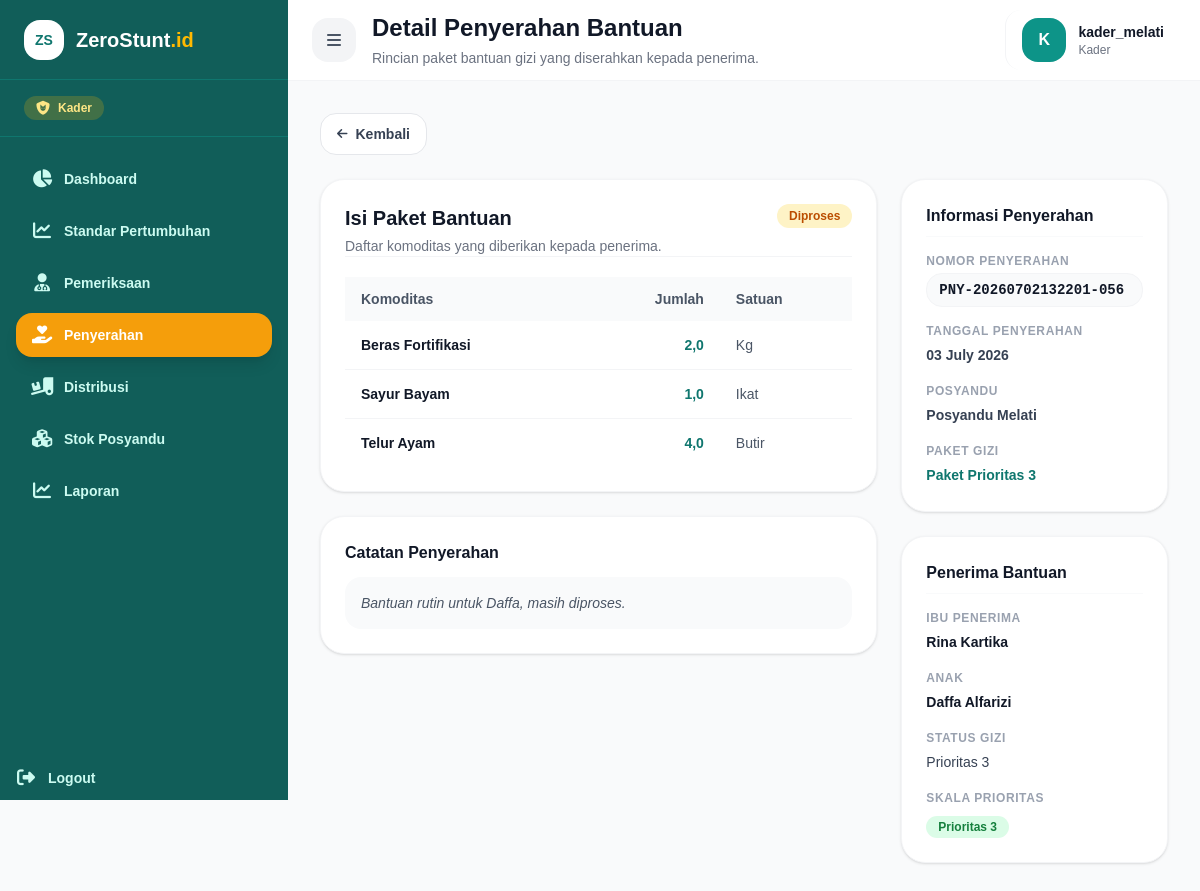
Screenshot of /transaksi/penyerahan/detail?id=2 (signed in) with the database file from the repository.
### tables this page shows
CREATE TABLE `t_penyerahan` (
  `id_penyerahan` int NOT NULL,
  `no_penyerahan` varchar(50) NOT NULL,
  `id_ibu` int NOT NULL,
  `id_anak` int DEFAULT NULL,
  `id_gudang` int NOT NULL,
  `id_paket` int DEFAULT NULL,
  `tanggal_penyerahan` date NOT NULL,
  `status_penyerahan` enum('Diproses','Diserahkan','Dibatalkan') NOT NULL DEFAULT 'Diproses',
  `catatan` text,
  `created_by` int DEFAULT NULL,
  `tgl_created` timestamp NULL DEFAULT CURRENT_TIMESTAMP,
  `tgl_updated` timestamp NULL DEFAULT CURRENT_TIMESTAMP ON UPDATE CURRENT_TIMESTAMP,
  `deleted_at` datetime DEFAULT NULL
);

CREATE TABLE `t_penyerahan_detail` (
  `id_penyerahan_detail` int NOT NULL,
  `id_penyerahan` int NOT NULL,
  `id_komoditas` int NOT NULL,
  `jumlah` decimal(12,2) NOT NULL DEFAULT '0.00',
  `tgl_created` timestamp NULL DEFAULT CURRENT_TIMESTAMP
);

CREATE TABLE `komoditas_pangan` (
  `id_komoditas` int NOT NULL,
  `nama_komoditas` varchar(100) NOT NULL,
  `kategori_gizi` varchar(50) DEFAULT NULL,
  `id_satuan` int NOT NULL,
  `deskripsi` text,
  `tgl_created` timestamp NULL DEFAULT CURRENT_TIMESTAMP,
  `is_deleted` tinyint(1) NOT NULL DEFAULT '0'
);

CREATE TABLE `satuan` (
  `id_satuan` int NOT NULL,
  `nama_satuan` varchar(50) NOT NULL,
  `singkat` varchar(10) NOT NULL,
  `tgl_created` timestamp NULL DEFAULT CURRENT_TIMESTAMP,
  `is_deleted` tinyint(1) NOT NULL DEFAULT '0'
);

CREATE TABLE `gudang` (
  `id_gudang` int NOT NULL,
  `nama_gudang` varchar(100) NOT NULL,
  `lokasi_gudang` text,
  `jenis_gudang` enum('Pusat','Posyandu') NOT NULL,
  `alamat_lengkap` text,
  `nama_pengelola` varchar(100) DEFAULT NULL,
  `tgl_created` timestamp NULL DEFAULT CURRENT_TIMESTAMP,
  `is_deleted` tinyint(1) NOT NULL DEFAULT '0'
);

CREATE TABLE `paket_gizi` (
  `id_paket` int NOT NULL,
  `kode_prioritas` varchar(20) NOT NULL,
  `nama_paket` varchar(100) NOT NULL,
  `deskripsi` text,
  `is_active` tinyint(1) NOT NULL DEFAULT '1',
  `tgl_created` timestamp NULL DEFAULT CURRENT_TIMESTAMP,
  `tgl_updated` timestamp NULL DEFAULT CURRENT_TIMESTAMP ON UPDATE CURRENT_TIMESTAMP
);

CREATE TABLE `ibu` (
  `id_ibu` int NOT NULL,
  `NIK_ibu` char(16) NOT NULL,
  `nama_ibu` varchar(100) NOT NULL,
  `no_telp` varchar(15) DEFAULT NULL,
  `alamat` text,
  `id_gudang` int DEFAULT NULL,
  `is_pregnant` tinyint(1) NOT NULL DEFAULT '0',
  `tgl_created` timestamp NULL DEFAULT CURRENT_TIMESTAMP,
  `deleted_at` timestamp NULL DEFAULT NULL
);

CREATE TABLE `anak` (
  `id_anak` int NOT NULL,
  `id_ibu` int NOT NULL,
  `NIK_anak` char(16) DEFAULT NULL,
  `nama_anak` varchar(100) NOT NULL,
  `tgl_lahir` date NOT NULL,
  `jenis_kelamin` enum('L','P') NOT NULL,
  `st_gizi_skrg` varchar(50) DEFAULT NULL,
  `skala_prioritas` enum('1','2','3') DEFAULT NULL,
  `tgl_created` timestamp NULL DEFAULT CURRENT_TIMESTAMP,
  `deleted_at` timestamp NULL DEFAULT NULL
);

### controllers/TransaksiController.php (called while the page is built, shortened)
<?php
class TransaksiController
{
    public function detailPenyerahan()
    {
        $idPenyerahan = (int) ($_GET['id'] ?? 0);
        $penyerahanModel = new Penyerahan();
        $penyerahan = $penyerahanModel->getDetailById($idPenyerahan);
        require '../views/transaksi/penyerahan/detail.php';
    }
}

### models/Penyerahan.php (called while the page is built, shortened)
<?php
class Penyerahan
{
    protected $db;
    public function __construct()
    {
        global $koneksi;
        $this->db = $koneksi;
    }
    public function getDetailById($idPenyerahan)
    {
        $query = "
        SELECT
            p.id_penyerahan,
            p.no_penyerahan,
            p.id_ibu,
            p.id_anak,
            p.id_gudang,
            p.id_paket,
            p.tanggal_penyerahan,
            p.status_penyerahan,
            p.catatan,
            p.tgl_created,
            i.nama_ibu,
            i.NIK_ibu,
            i.no_telp,
            i.alamat,
            a.nama_anak,
            a.NIK_anak,
            a.tgl_lahir,
            a.jenis_kelamin,
            a.st_gizi_skrg,
            a.skala_prioritas,
            g.nama_gudang AS nama_posyandu,
            pg.nama_paket
        FROM t_penyerahan p
        JOIN ibu i ON p.id_ibu = i.id_ibu
        LEFT JOIN anak a ON p.id_anak = a.id_anak
        LEFT JOIN gudang g ON p.id_gudang = g.id_gudang
        LEFT JOIN paket_gizi pg ON p.id_paket = pg.id_paket
        WHERE p.id_penyerahan = ?
        LIMIT 1
    ";
        $stmt = mysqli_prepare($this->db, $query);
        mysqli_stmt_bind_param($stmt, 'i', $idPenyerahan);
        mysqli_stmt_execute($stmt);
        $result = mysqli_stmt_get_result($stmt);
        $penyerahan = mysqli_fetch_assoc($result);
        $detailQuery = "
        SELECT
            pd.id_penyerahan_detail,
            pd.id_komoditas,
            pd.jumlah,
            k.nama_komoditas,
            s.singkat AS satuan
        FROM t_penyerahan_detail pd
        JOIN komoditas_pangan k ON pd.id_komoditas = k.id_komoditas
        LEFT JOIN satuan s ON k.id_satuan = s.id_satuan
        WHERE pd.id_penyerahan = ?
        ORDER BY k.nama_komoditas ASC
    ";
        $detailStmt = mysqli_prepare($this->db, $detailQuery);
        mysqli_stmt_bind_param($detailStmt, 'i', $idPenyerahan);
        mysqli_stmt_execute($detailStmt);
        $detailResult = mysqli_stmt_get_result($detailStmt);
        $penyerahan['details'] = mysqli_fetch_all($detailResult, MYSQLI_ASSOC);
        return $penyerahan;
    }
}

### views/transaksi/penyerahan/detail.php (the view, shortened to what this page needs)
<?php
$penyerahan = $penyerahan ?? [];
$details = $penyerahan['details'] ?? [];
$role = $_SESSION['role'] ?? '';
$isIbu = defined('ROLE_IBU') ? $role === ROLE_IBU : strtolower($role) === 'ibu';
$backUrl = $isIbu ? '/master/ibu/histori-bantuan' : '/transaksi/penyerahan';
$getBadgeStatus = function ($status) {
    $status = strtolower(trim($status ?? ''));
    if (str_contains($status, 'diserahkan')) {
        return 'bg-green-100 text-green-700';
    }
    if (str_contains($status, 'diproses')) {
        return 'bg-amber-100 text-amber-700';
    }
    if (str_contains($status, 'batal')) {
        return 'bg-red-100 text-red-700';
    }
    return 'bg-gray-100 text-gray-700';
};
$getBadgePrioritas = function ($prioritas) {
    if ((int) $prioritas === 1) {
        return 'bg-red-100 text-red-700';
    }
    if ((int) $prioritas === 2) {
        return 'bg-amber-100 text-amber-700';
    }
    return 'bg-green-100 text-green-700';
};
?>
<div class="space-y-6">
    <div>
        <a href="<?= htmlspecialchars($backUrl); ?>"
            class="inline-flex items-center gap-2 rounded-2xl border border-gray-200 bg-white px-4 py-2.5 text-sm font-semibold text-gray-700 transition hover:bg-gray-50">
            <i class="fa-solid fa-arrow-left text-xs"></i>
            Kembali
        </a>
    </div>
    <div class="grid grid-cols-1 gap-6 lg:grid-cols-3">
        <div class="lg:col-span-2 space-y-6">
            <div class="rounded-3xl border border-gray-100 bg-white p-6 shadow-sm">
                <div class="mb-5 flex items-start justify-between gap-4 border-b border-gray-100 pb-4">
                    <div>
                        <h2 class="text-xl font-extrabold text-gray-900">
                            Isi Paket Bantuan
                        </h2>
                        <p class="text-sm text-gray-500 mt-1">
                            Daftar komoditas yang diberikan kepada penerima.
                        </p>
                    </div>
                    <span class="px-3 py-1 rounded-full text-xs font-bold <?= $getBadgeStatus($penyerahan['status_penyerahan'] ?? '-'); ?>">
                        <?= htmlspecialchars($penyerahan['status_penyerahan'] ?? '-'); ?>
                    </span>
                </div>
                <div class="overflow-x-auto">
                    <table class="w-full text-sm">
                        <thead class="bg-gray-50 text-gray-600 font-bold">
                            <tr>
                                <th class="px-4 py-3 text-left">Komoditas</th>
                                <th class="px-4 py-3 text-right">Jumlah</th>
                                <th class="px-4 py-3 text-left">Satuan</th>
                            </tr>
                        </thead>
                        <tbody class="divide-y divide-gray-100">
                            <?php foreach ($details as $item): ?>
                                <tr>
                                    <td class="px-4 py-3.5 font-semibold text-gray-900">
                                        <?= htmlspecialchars($item['nama_komoditas'] ?? '-'); ?>
                                    </td>
                                    <td class="px-4 py-3.5 text-right font-bold text-teal-700">
                                        <?= number_format((float) ($item['jumlah'] ?? 0), 1, ',', '.'); ?>
                                    </td>
                                    <td class="px-4 py-3.5 text-gray-600">
                                        <?= htmlspecialchars($item['satuan'] ?? '-'); ?>
                                    </td>
                                </tr>
                            <?php endforeach; ?>
                        </tbody>
                    </table>
                </div>
            </div>
            <div class="rounded-3xl border border-gray-100 bg-white p-6 shadow-sm">
                <h3 class="text-base font-bold text-gray-900 mb-3">
                    Catatan Penyerahan
                </h3>
                <p class="rounded-2xl bg-gray-50 p-4 text-sm text-gray-600 italic">
                    <?= !empty($penyerahan['catatan'])
                        ? nl2br(htmlspecialchars($penyerahan['catatan']))
                        : 'Tidak ada catatan tambahan.'; ?>
                </p>
            </div>
        </div>
        <div class="space-y-6">
            <div class="rounded-3xl border border-gray-100 bg-white p-6 shadow-sm space-y-4">
                <h3 class="text-base font-bold text-gray-900 border-b border-gray-50 pb-2">
                    Informasi Penyerahan
                </h3>
                <div>
                    <span class="text-xs font-bold text-gray-400 uppercase tracking-wider block mb-1">
                        Nomor Penyerahan
                    </span>
                    <span class="font-mono text-sm font-bold text-gray-900 bg-gray-50 px-3 py-1.5 rounded-xl block border border-gray-100">
                        <?= htmlspecialchars($penyerahan['no_penyerahan'] ?? '-'); ?>
                    </span>
                </div>
                <div>
                    <span class="text-xs font-bold text-gray-400 uppercase tracking-wider block mb-1">
                        Tanggal Penyerahan
                    </span>
                    <span class="text-sm text-gray-700 font-semibold">
                        <?= !empty($penyerahan['tanggal_penyerahan'])
                            ? date('d F Y', strtotime($penyerahan['tanggal_penyerahan']))
                            : '-'; ?>
                    </span>
                </div>
                <div>
                    <span class="text-xs font-bold text-gray-400 uppercase tracking-wider block mb-1">
                        Posyandu
                    </span>
                    <span class="text-sm text-gray-700 font-semibold">
                        <?= htmlspecialchars($penyerahan['nama_posyandu'] ?? '-'); ?>
                    </span>
                </div>
                <div>
                    <span class="text-xs font-bold text-gray-400 uppercase tracking-wider block mb-1">
                        Paket Gizi
                    </span>
                    <span class="text-sm font-bold text-teal-700">
                        <?= htmlspecialchars($penyerahan['nama_paket'] ?? '-'); ?>
                    </span>
                </div>
            </div>
            <div class="rounded-3xl border border-gray-100 bg-white p-6 shadow-sm space-y-4">
                <h3 class="text-base font-bold text-gray-900 border-b border-gray-50 pb-2">
                    Penerima Bantuan
                </h3>
                <div>
                    <span class="text-xs font-bold text-gray-400 uppercase tracking-wider block mb-1">
                        Ibu Penerima
                    </span>
                    <span class="text-sm font-bold text-gray-900">
                        <?= htmlspecialchars($penyerahan['nama_ibu'] ?? '-'); ?>
                    </span>
                </div>
                <div>
                    <span class="text-xs font-bold text-gray-400 uppercase tracking-wider block mb-1">
                        Anak
                    </span>
                    <span class="text-sm font-bold text-gray-900">
                        <?= htmlspecialchars($penyerahan['nama_anak'] ?? '-'); ?>
                    </span>
                </div>
                <div>
                    <span class="text-xs font-bold text-gray-400 uppercase tracking-wider block mb-1">
                        Status Gizi
                    </span>
                    <span class="text-sm text-gray-700">
                        <?= htmlspecialchars($penyerahan['st_gizi_skrg'] ?? '-'); ?>
                    </span>
                </div>
                <div>
                    <span class="text-xs font-bold text-gray-400 uppercase tracking-wider block mb-2">
                        Skala Prioritas
                    </span>
                    <span class="px-3 py-1 rounded-full text-xs font-bold <?= $getBadgePrioritas($penyerahan['skala_prioritas'] ?? 3); ?>">
                        Prioritas <?= htmlspecialchars($penyerahan['skala_prioritas'] ?? '-'); ?>
                    </span>
                </div>
            </div>
        </div>
    </div>
</div>
<?php
require '../views/layouts/dashboard.php';
?>

### rows the page displays
t_penyerahan: status_penyerahan "Diproses", catatan "Bantuan rutin untuk Daffa, masih diproses.", no_penyerahan "PNY-20260702132201-056", tanggal_penyerahan "03 July 2026", id_gudang.nama_gudang "Posyandu Melati", id_paket.nama_paket "Paket Prioritas 3", id_ibu.nama_ibu "Rina Kartika", id_anak.nama_anak "Daffa Alfarizi", id_anak.st_gizi_skrg "Prioritas 3", id_anak.skala_prioritas "3"
t_penyerahan_detail: id_komoditas.nama_komoditas "Beras Fortifikasi", jumlah "2,0", satuan.singkat "Kg"
t_penyerahan_detail: id_komoditas.nama_komoditas "Sayur Bayam", jumlah "1,0", satuan.singkat "Ikat"
t_penyerahan_detail: id_komoditas.nama_komoditas "Telur Ayam", jumlah "4,0", satuan.singkat "Butir"

### other values shown
$role "Kader"
$menu['label'] "Dashboard"
$menu['label'] "Standar Pertumbuhan"
$menu['label'] "Pemeriksaan"
$menu['label'] "Penyerahan"
$menu['label'] "Distribusi"
$menu['label'] "Stok Posyandu"
$menu['label'] "Laporan"
$pageTitle "Detail Penyerahan Bantuan"
$pageSubtitle "Rincian paket bantuan gizi yang diserahkan kepada penerima."
$initial "K"
$username "kader_melati"
